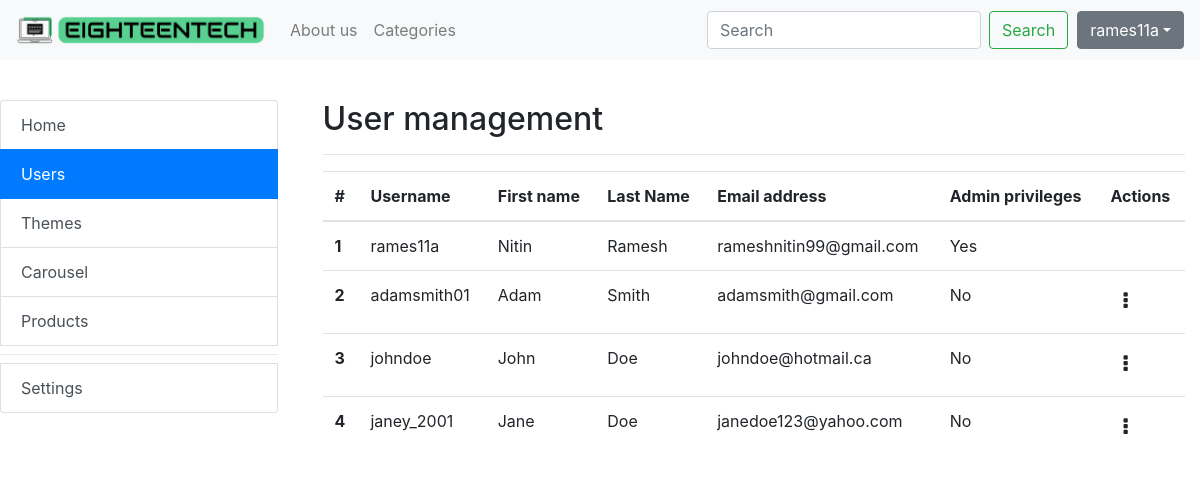
The page /admin.php?page=userman (signed in) on the database its author committed.
### tables this page shows
CREATE TABLE users (
    	 id INT NOT NULL PRIMARY KEY AUTO_INCREMENT,
    	 username VARCHAR(50) NOT NULL UNIQUE,
         emailaddress VARCHAR(50) NOT NULL,
	     first_name VARCHAR(50) NOT NULL,
	     last_name VARCHAR(50) NOT NULL,
    	 password VARCHAR(255) NOT NULL,
		 is_admin BOOLEAN NOT NULL,
    	 created_at DATETIME DEFAULT CURRENT_TIMESTAMP
);

### admin.php (shortened to what this page needs)
<?php
if (!isset ($_GET['page']) ) {
  $page = "admininfo";
} else {
  $page = $_GET['page'];
}
?>
<!DOCTYPE html>
<html>
<head>
  		<link rel="stylesheet" href="https://maxcdn.bootstrapcdn.com/bootstrap/4.4.1/css/bootstrap.min.css">
      <link rel="stylesheet" href="https://cdnjs.cloudflare.com/ajax/libs/font-awesome/4.7.0/css/font-awesome.min.css">
</head>
<body>
  <div>
  <?php $IPATH = $_SERVER["DOCUMENT_ROOT"]."/assets/php/"; include($IPATH."navbar.php"); ?>
</div>
  <div class="row" style="margin-top:100px">
	  <div class="col-xl-3">
		  <?php $IPATH = $_SERVER["DOCUMENT_ROOT"]."/assets/php/"; include($IPATH."admin_sidenav.php"); ?>
	  </div>
	  <div class="col-xl-9">
		  <div class="tab-content">
          <div class="tab-pane fade <?php echo ($page == "userman"? 'show active':''); ?>">
            <?php $IPATH = $_SERVER["DOCUMENT_ROOT"]."/admin/"; include($IPATH."adminUserManagement.php"); ?>
          </div>
    </div>
	  </div>
</div>
</body>
</html>

### assets/php/navbar.php (shortened to what this page needs)
<nav class="navbar fixed-top navbar-expand-lg navbar-light bg-light">
	<a class="navbar-brand" href="./index.php">
		<img src="../../images/horizontal-logo.png" style="width: 250px">
	</a>
	<div class="collapse navbar-collapse" id="navbarSupportedContent1">
	 	<ul class="navbar-nav mr-auto">
	      <li class="nav-item" > <a class="nav-link" id="nav_aboutus" href="./aboutus.php">About us</a> </li>
	      <li class="nav-item" > <a class="nav-link" id="nav_categories" href="./categories.php">Categories</a> </li>
        </ul>
	    <form class="form-inline my-2 my-lg-0" action="search.php" method="GET">
	      <input class="form-control mr-sm-2" type="search" placeholder="Search" aria-label="Search" name="query" required >
	      <button class="btn btn-outline-success my-2 my-sm-0" type="submit" value="Search">Search</button>
        </form>&nbsp;&nbsp;
				<div id="loginButton">
				<?php
				if(!isset($_SESSION["loggedin"]) || $_SESSION["loggedin"] !== true){
				    echo '<a href="./login.php"><button class="btn btn-outline-dark my-2 my-sm-0">Login/Signup</button></a>';
				}
				else{
					echo '<div class="dropdown">
 									<button class="btn btn-secondary dropdown-toggle" type="button" id="dropdownMenuButton" data-toggle="dropdown" aria-haspopup="true" aria-expanded="false">'.htmlspecialchars($_SESSION["username"]).'</button>
 									<div class="dropdown-menu dropdown-menu-right" aria-labelledby="dropdownMenuButton">
   									<a class="dropdown-item" href="./user.php">View profile</a>
   									<a class="dropdown-item" href="./logout.php">Log out</a>
 									</div>
								</div>';
				}
				?>
			</div>
     </div>
   </nav>

### assets/php/admin_sidenav.php (shortened to what this page needs)
<?php
if (!isset ($_GET['page']) ) {
  $adminpage = "admininfo";
} else {
  $adminpage = $_GET['page'];
}
?>
<div class="list-group" id="list-tab" role="tablist">
      <a class="list-group-item list-group-item-action <?php echo ($adminpage == "admininfo"? 'active':''); ?>"  href="./admin.php?page=admininfo" role="tab">Home</a>
      <a class="list-group-item list-group-item-action <?php echo ($adminpage == "userman"? 'active':''); ?>"  href="./admin.php?page=userman" role="tab">Users</a>
      <a class="list-group-item list-group-item-action <?php echo ($adminpage == "themes"? 'active':''); ?>"  href="./admin.php?page=themes" role="tab">Themes</a>
      <a class="list-group-item list-group-item-action <?php echo ($adminpage == "carousel"? 'active':''); ?>"  href="./admin.php?page=carousel" role="tab">Carousel</a>
      <a class="list-group-item list-group-item-action <?php echo ($adminpage == "manageprod"? 'active':''); ?>"  href="./admin.php?page=manageprod" role="tab">Products</a>
      <div class="dropdown-divider"></div>
      <a class="list-group-item list-group-item-action <?php echo ($adminpage == "settings"? 'active':''); ?>" href="./admin.php?page=settings" role="tab">Settings</a>
    </div>

### admin/adminUserManagement.php (shortened to what this page needs)
<div class="container">
	<h2>User management</h2>
  <hr>
  <table class="table table-hover">
  <thead>
    <tr>
      <th scope="col">#</th>
      <th scope="col">Username</th>
      <th scope="col">First name</th>
      <th scope="col">Last Name</th>
      <th scope="col">Email address</th>
      <th scope="col">Admin privileges</th>
      <th scope="col">Actions</th>
    </tr>
  </thead>
  <tbody>
  <?php
  require_once "config.php";
   $query = "SELECT id, username, emailaddress, first_name, last_name, is_admin FROM users ";
   $result = mysqli_query($link, $query);
   while ($row = mysqli_fetch_array($result)) {
       echo '<tr>
              <th scope="row">'.$row['id'].'</th>
              <td>'.$row['username'].'</td>
              <td>'.$row['first_name'].'</td>
              <td>'.$row['last_name'].'</td>
              <td>'.$row['emailaddress'].'</td>';
              if($row['is_admin']==1){
                echo '<td>Yes</td>';
              }
              else{
                echo '<td>No</td>';
                echo '<td>
                      <div class="dropdown">
                        <button type="button" class="btn btn-default" id="dropdownMenuButton" data-toggle="dropdown" aria-haspopup="true" aria-expanded="false">
                            <i style="font-size:20px;" class="fa fa-ellipsis-v"></i>
                        </button>
                        <div class="dropdown-menu dropdown-menu-right" aria-labelledby="dropdownMenuButton">
                          <a class="dropdown-item" href="/changepermissions.php?userid='.$row['id'].'&action='.$row['is_admin'].'">Give admin privileges</a>
                          <a class="dropdown-item" href="/removeuser.php?userid='.$row['id'].'">Delete user</a>
                        </div>
                      </div>
                      </td>';
              }
      echo '</tr>';
   }
?>
</tbody>
</table>
</div>

### rows shown on the page
users: id "1", username "rames11a", first_name "Nitin", last_name "Ramesh", emailaddress "rameshnitin99@gmail.com", is_admin "Yes"
users: id "2", username "adamsmith01", first_name "Adam", last_name "Smith", emailaddress "adamsmith@gmail.com"
users: id "3", username "johndoe", first_name "John", last_name "Doe", emailaddress "johndoe@hotmail.ca"
users: id "4", username "janey_2001", first_name "Jane", last_name "Doe", emailaddress "janedoe123@yahoo.com"

### other values the page prints
$_SESSION["username"] "rames11a"
